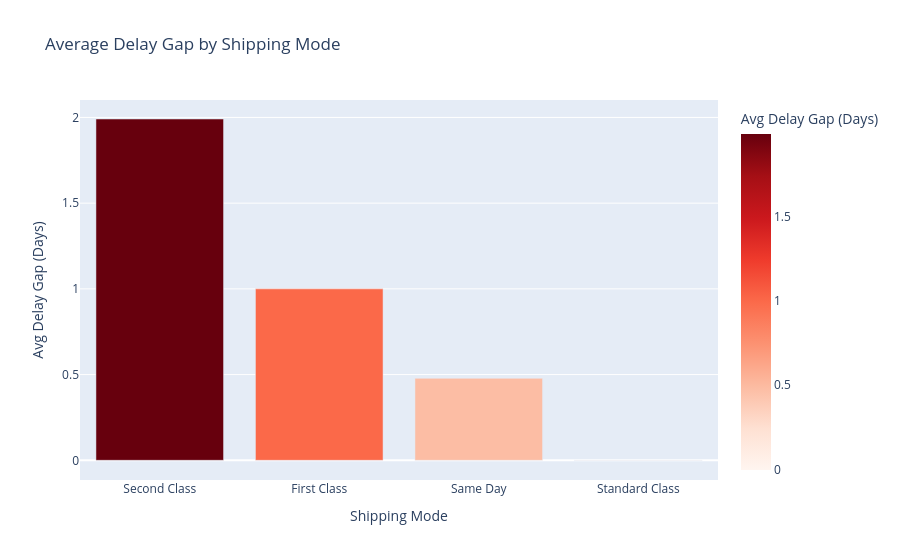

Notebook code cell kept with this figure:
### Code cell
# 2. Average Delay by Shipping Mode
mode_delay = df.groupby('shipping_mode')['delay_gap'].mean().reset_index()

# Sort the values so the worst offenders are on the left
mode_delay = mode_delay.sort_values(by='delay_gap', ascending=False)

# Create a bar chart
fig2 = px.bar(mode_delay, 
              x='shipping_mode', 
              y='delay_gap',
              title='Average Delay Gap by Shipping Mode',
              labels={'shipping_mode': 'Shipping Mode', 'delay_gap': 'Avg Delay Gap (Days)'},
              color='delay_gap', 
              color_continuous_scale='Reds') # Darker red = worse delay

# Display the interactive plot
fig2.show()

### Figure 1 — Plotly figure (JSON) as saved in the notebook; plotly's stock layout.template omitted (floating-point values rounded to 4 significant figures)
{"data": [{"hovertemplate": "Shipping Mode=%{x}<br>Avg Delay Gap (Days)=%{marker.color}<extra></extra>", "legendgroup": "", "marker": {"color": [1.991, 1.0, 0.4783, -0.004065], "coloraxis": "coloraxis", "pattern": {"shape": ""}}, "name": "", "orientation": "v", "showlegend": false, "textposition": "auto", "type": "bar", "x": ["Second Class", "First Class", "Same Day", "Standard Class"], "xaxis": "x", "y": [1.991, 1.0, 0.4783, -0.004065], "yaxis": "y"}], "layout": {"barmode": "relative", "coloraxis": {"autocolorscale": false, "colorbar": {"title": {"text": "Avg Delay Gap (Days)"}}, "colorscale": [[0, "rgb(255,245,240)"], [0.125, "rgb(254,224,210)"], [0.25, "rgb(252,187,161)"], [0.375, "rgb(252,146,114)"], [0.5, "rgb(251,106,74)"], [0.625, "rgb(239,59,44)"], [0.75, "rgb(203,24,29)"], [0.875, "rgb(165,15,21)"], [1, "rgb(103,0,13)"]]}, "legend": {"tracegroupgap": 0}, "title": {"text": "Average Delay Gap by Shipping Mode"}, "xaxis": {"anchor": "y", "domain": [0, 1], "title": {"text": "Shipping Mode"}}, "yaxis": {"anchor": "x", "domain": [0, 1], "title": {"text": "Avg Delay Gap (Days)"}}}}
